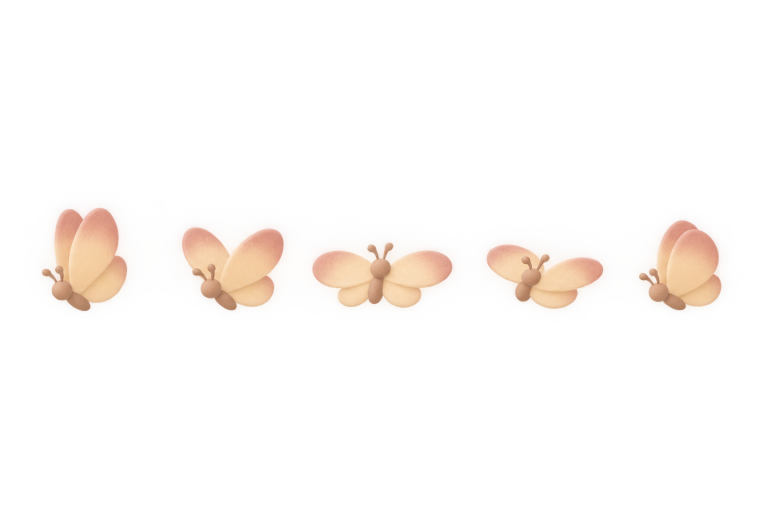
#> input picture design/art/masters/critter-butterfly/raw.webp, 1536 x 1024 px (shown at 1/2 size)
$ python -i colour_metrics.py   (imports and definitions only)
#> lines starting #> are read from the running program, lines starting #| are printed output that depends on the picture; after the words box and inside, x2 and y2 are one past the last pixel; in counts of white or black regions, pixels touching at a corner belong together
#!/usr/bin/env python3
"""Colour metrics for plates (ADR-0023, docs/design/visual-system.md).

    python3 -I tools/plate/colour_metrics.py measure IMG [--mask MASK.png]
    python3 -I tools/plate/colour_metrics.py compare REF IMG [IMG ...]

`measure` prints JSON: L* p5/p50/p95, C* p50/p90/p99, accent share (pixels
with C* > 40) and a hue summary for greens and yellows. `compare` prints each
image's metrics and its deltas against REF, and flags "pale" (C* p90 < 0.85 x
REF or accent share < 0.7 x REF) or "hot" (C* p99 > 1.25 x REF).

Dependencies: numpy and Pillow only.
"""
from __future__ import annotations

import argparse
import json
import sys
from pathlib import Path

import numpy as np
from PIL import Image

sys.path.insert(0, str(Path(__file__).resolve().parents[1] / "assets"))
from process_assets import srgb_to_lab  # noqa: E402

GREENS = (90.0, 160.0)    # CIELAB hue angle range, degrees
YELLOWS = (60.0, 90.0)
MAX_SIDE = 1024           # measure on a downscaled copy for speed
ACCENT_C = 40.0


def load(path: str, mask: str | None = None) -> np.ndarray:
    """Return an (N, 3) float array of sRGB 0..1 for the counted pixels."""
    im = Image.open(path).convert("RGBA")
#> im is the input picture: PIL image 1536x1024 RGBA; mean R, G, B, A 52.2, 43.5, 41.3, 18.3
    if max(im.size) > MAX_SIDE:
        k = MAX_SIDE / max(im.size)
#> k = 0.667
        im = im.resize((max(1, round(im.width * k)), max(1, round(im.height * k))), Image.LANCZOS)
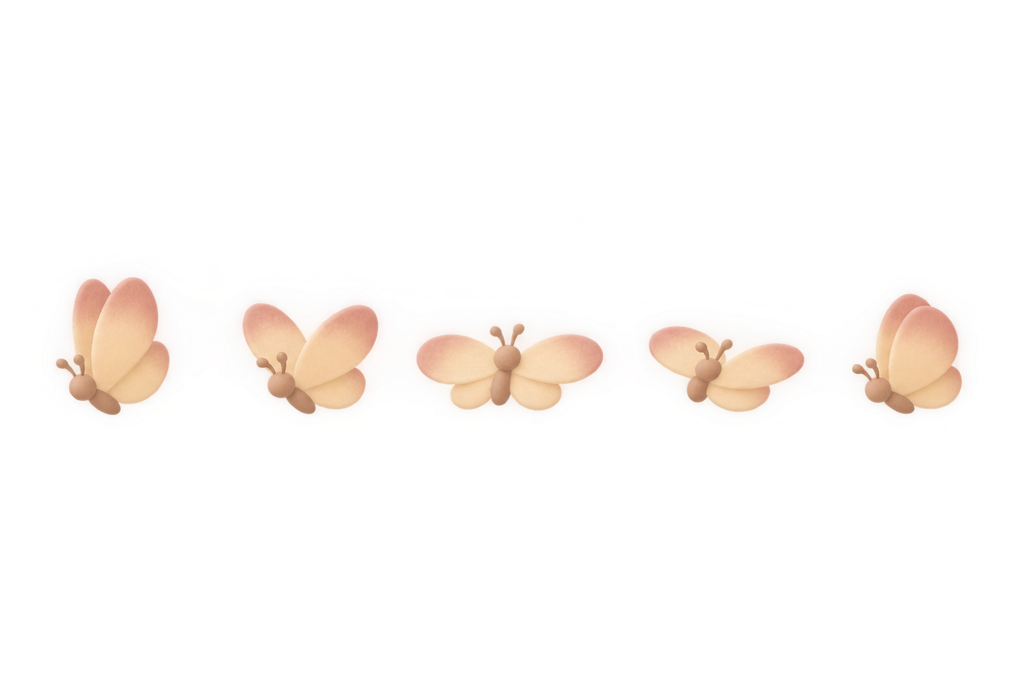
#> im: PIL image 1024x683 RGBA; mean R, G, B, A 37.7, 30.9, 24.9, 18.3; transparent parts drawn white
    a = np.asarray(im, dtype=np.float64) / 255.0
    keep = a[..., 3] > 0.5
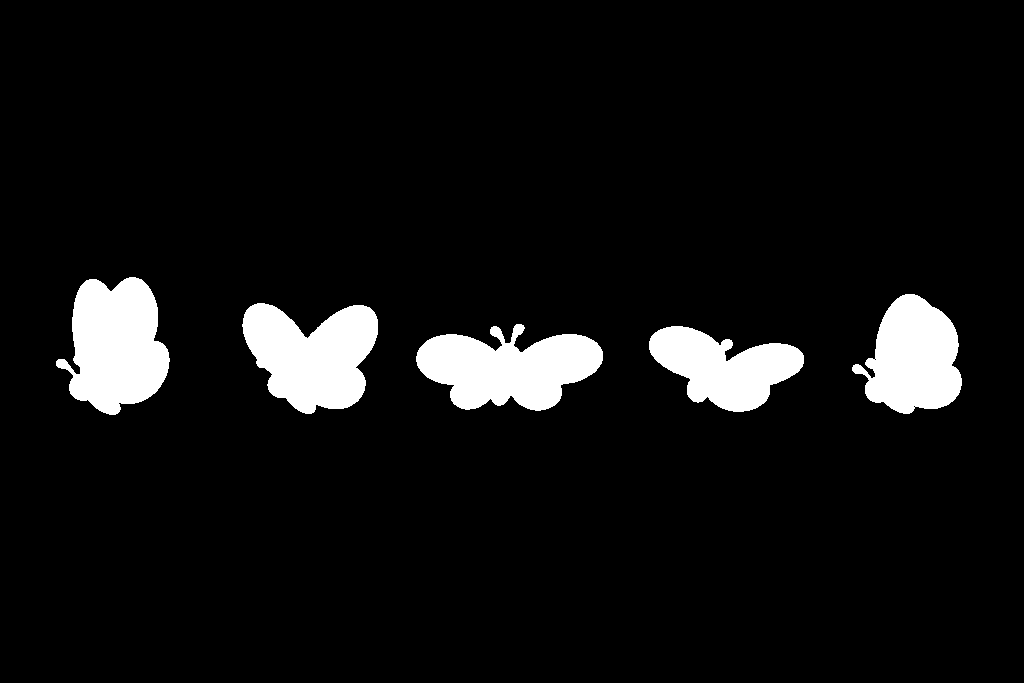
#> keep: shape (683, 1024) bool; 6.9% white; 5 white regions, box (x1, y1, x2, y2) and area: (56, 277, 170, 415) 10680, (416, 324, 603, 411) 10435, (242, 303, 378, 414) 10300, (852, 294, 962, 414) 8714, (649, 326, 804, 412) 7821
    if mask:
        m = Image.open(mask).convert("L").resize(im.size, Image.BILINEAR)
        keep &= np.asarray(m, dtype=np.float64) / 255.0 > 0.5
    return a[..., :3][keep]


# [64 lines left out: functions _hue_stats, metrics, flags, deltas, main, not called in this run]


# [2 lines not run here, left out]

>>> result = load('../../design/art/masters/critter-butterfly/raw.webp')
